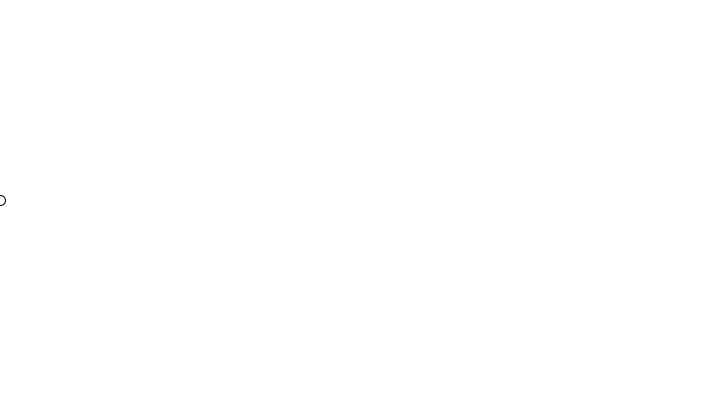
Frame 1 (no input)
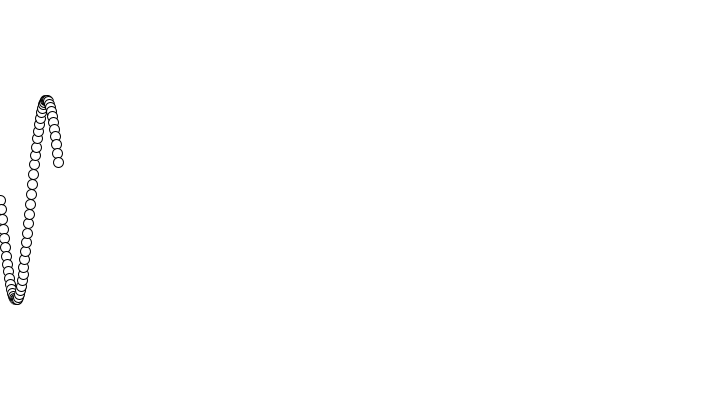
Frame 60 (the mouse pressed at the canvas centre just before this capture)
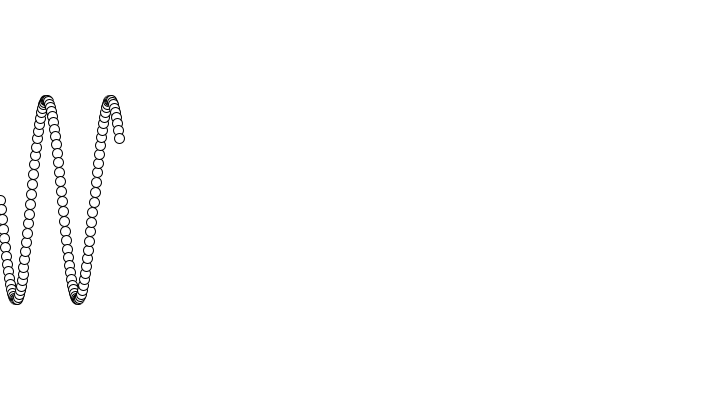
Frame 120 (the mouse held since frame 60 and released just before this capture)

The Processing sketch that drew these frames (run headless with seeded random() and noise(); from frame 60 on, the mouse is pressed at the canvas centre):

// Processing sketch: wave_check
// ── wave_check.pde
float t = 0.0;

void setup() {
  size(720, 400);
  background(255);
}

void draw() {
  ellipse(10 * t, 100 * sin(t) + height/2, 10, 10);
  t += 0.1;
}
